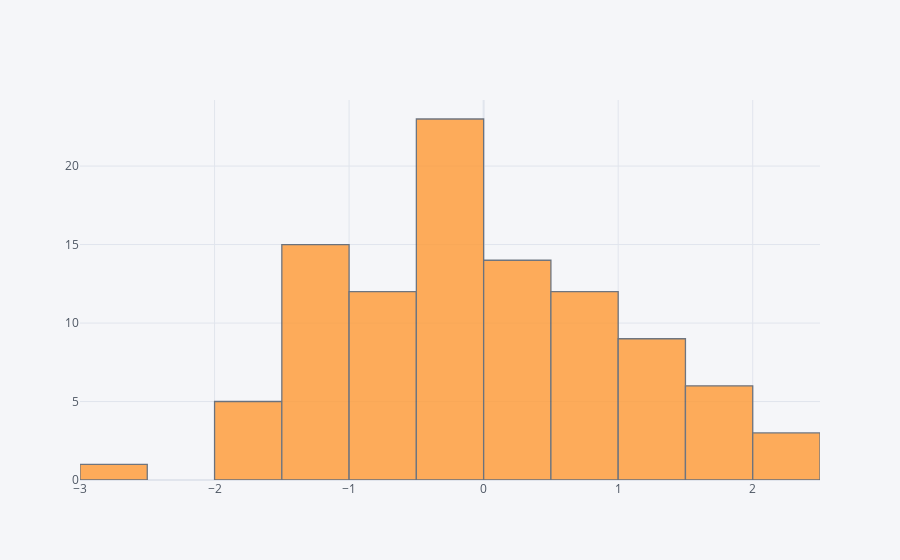

Notebook code cell kept with this figure:
### Markdown cell above
## histogram

### Code cell
df['A'].iplot(kind='hist',bins=25)

### Figure 1 — Plotly figure (JSON) as saved in the notebook; plotly's stock layout.template omitted (floating-point values rounded to 4 significant figures)
{"data": [{"histfunc": "count", "histnorm": "", "marker": {"color": "rgba(255, 153, 51, 1.0)", "line": {"color": "#4D5663", "width": 1.3}}, "name": "A", "nbinsx": 25, "opacity": 0.8, "orientation": "v", "type": "histogram", "x": [0.2133, 0.2567, 1.928, -0.163, -0.7097, 1.143, 2.085, -0.0264, -1.988, 0.6713, 0.1399, 0.767, -0.7402, -1.44, -1.201, -1.165, 0.6644, -0.02876, 0.2516, -0.8147, -0.7224, -0.7819, 1.791, -0.3907, -1.435, 0.3249, 1.321, 0.1523, 0.2142, -1.222, -0.4289, -1.064, -1.462, 1.123, 0.07443, 1.216, -0.02001, -1.094, -0.5903, -1.646, -1.134, 0.3686, 0.932, -0.3837, 0.9729, 0.606, -1.506, -0.1169, -0.04541, -1.465, 1.103, -0.7638, 0.7717, -0.225, -0.3106, 1.625, -0.7154, -1.014, -0.1816, 0.7278, -1.446, -0.2149, -0.02736, -0.4084, -1.39, -0.1422, -0.7899, 0.03615, 1.114, 0.8338, -0.5623, 1.078, -0.1302, -0.2511, 0.523, 1.321, 1.484, 1.961, 0.8834, 2.433, -0.4365, -1.653, -0.1838, 0.3609, -0.7012, -0.5791, -0.2482, -1.494, 0.1614, -1.07, 1.546, -0.1208, -1.658, 0.3321, -2.708, 0.2128, 0.6233, 2.333, 1.52, -0.05955]}], "layout": {"barmode": "overlay", "legend": {"bgcolor": "#F5F6F9", "font": {"color": "#4D5663"}}, "paper_bgcolor": "#F5F6F9", "plot_bgcolor": "#F5F6F9", "title": {"font": {"color": "#4D5663"}}, "xaxis": {"gridcolor": "#E1E5ED", "showgrid": true, "tickfont": {"color": "#4D5663"}, "title": {"font": {"color": "#4D5663"}, "text": ""}, "zerolinecolor": "#E1E5ED"}, "yaxis": {"gridcolor": "#E1E5ED", "showgrid": true, "tickfont": {"color": "#4D5663"}, "title": {"font": {"color": "#4D5663"}, "text": ""}, "zerolinecolor": "#E1E5ED"}}}
